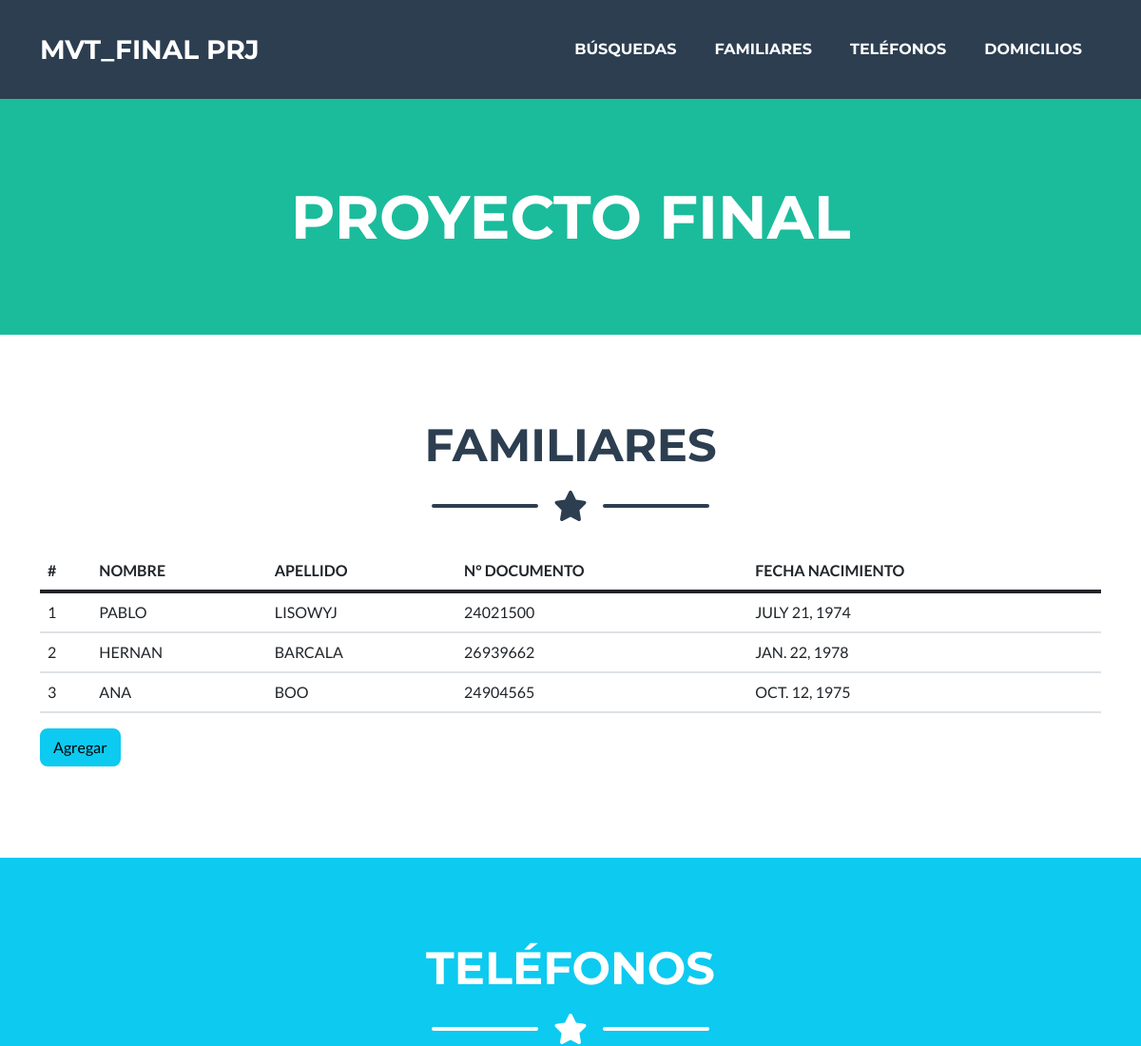
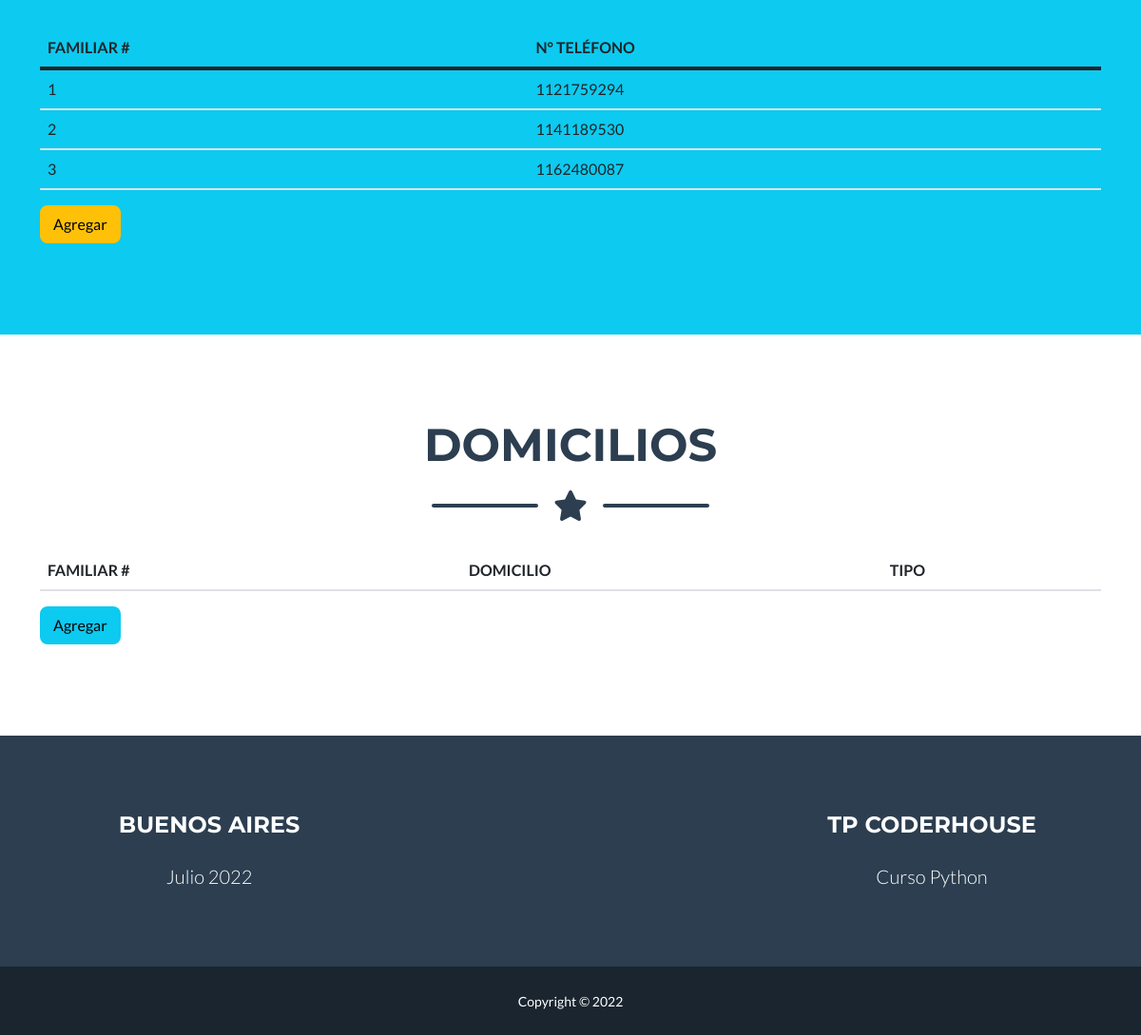
Before: / with the older database file (2 pictures, top to bottom).
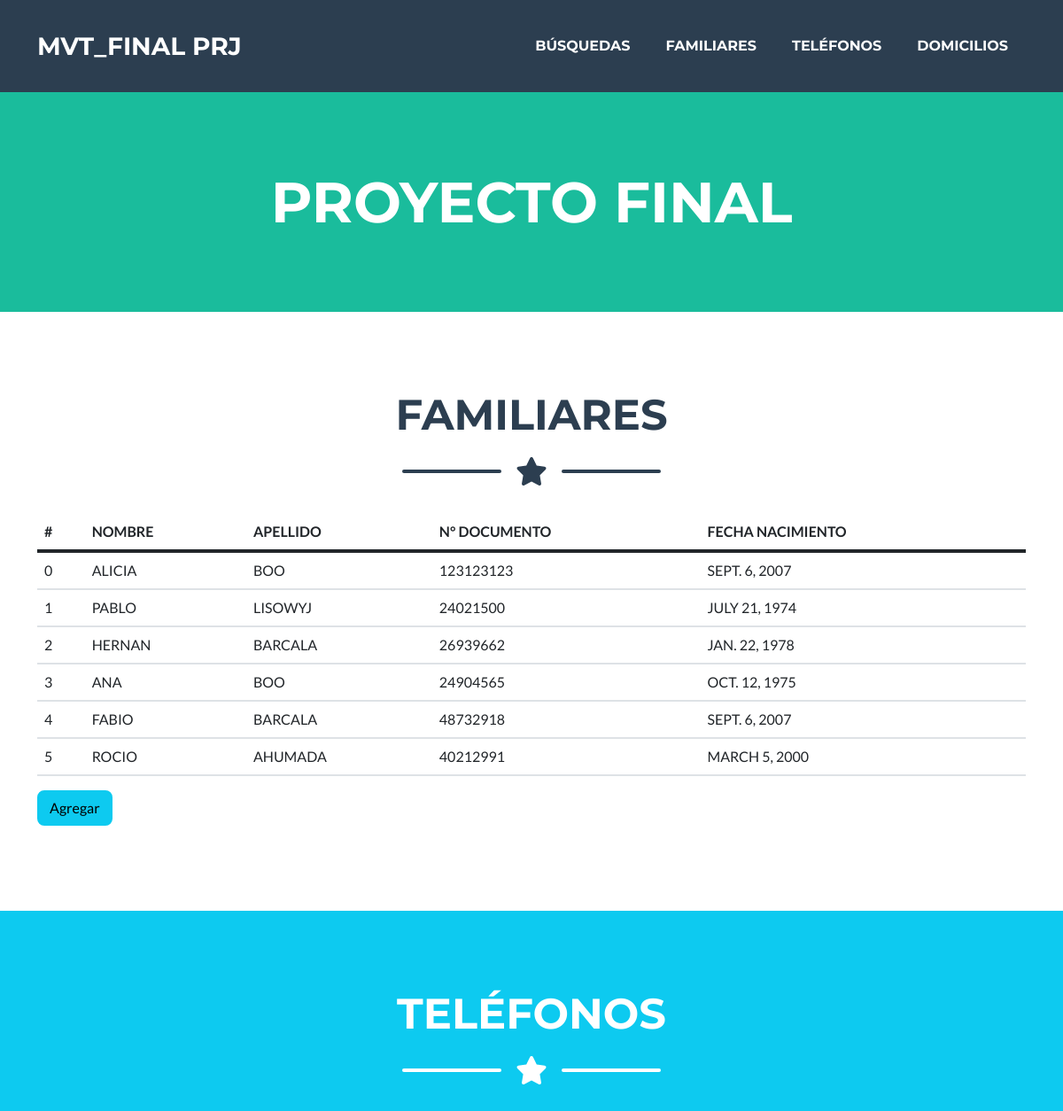
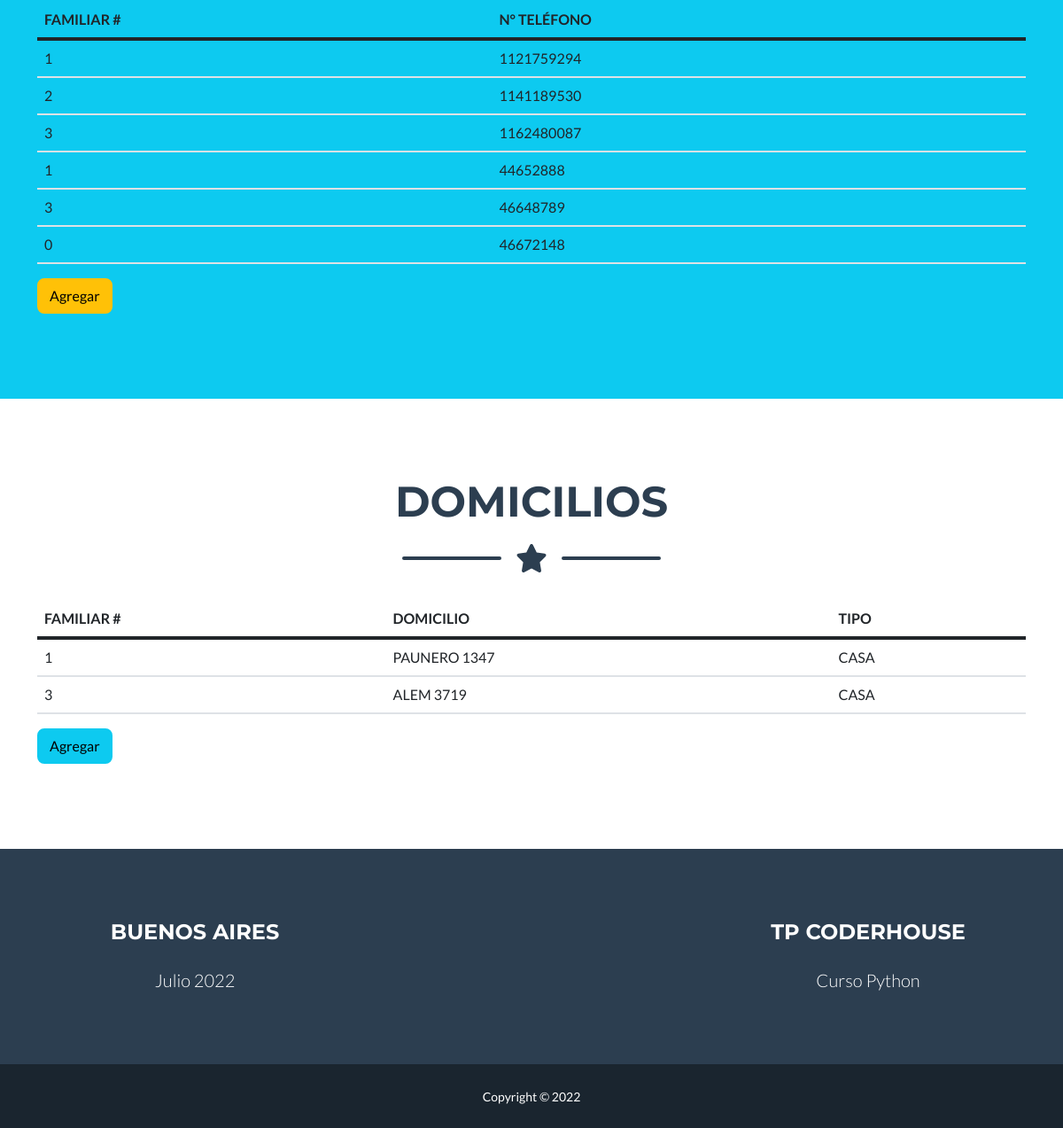
After: the same page with the newer database file (2 pictures, top to bottom).
### familymembers/models.py (models this page shows)
class People(models.Model):
    id = models.IntegerField(primary_key=True)
    lastname = models.CharField(max_length=50)
    firstname = models.CharField(max_length=50)
    identity = models.CharField(max_length=15)
    datebirth = models.DateField()

class People_phones(models.Model):
    id = models.IntegerField(primary_key=True)
    id_people = models.IntegerField()
    phonenumber = models.CharField(max_length=15)

class People_address(models.Model):
    id = models.IntegerField(primary_key=True)
    id_people = models.IntegerField()
    address = models.CharField(max_length=100)
    type = models.CharField(max_length=25)

### familymembers/views.py (the view)
# urls.py: path('', views.findex, name='findex'),
def findex(request):
  myfamily = People.objects.all().values()
  familyphones = People_phones.objects.all().values()
  familyaddress = People_address.objects.all().values()
  show = "true"
  template = loader.get_template('index.html')
  context = {
      'myfamily': myfamily,
      'familyphones':familyphones,
      'familyaddress': familyaddress,
      'show':show
  }
  return HttpResponse(template.render(context, request))

### familymembers/templates/index.html
{% extends "base.html" %}
{% block cuerpo %}
    <header class="masthead bg-primary text-white text-center">
        <div class="container d-flex align-items-center flex-column">
            <h1 class="masthead-heading text-uppercase mb-0">PROYECTO FINAL</h1>
        </div>
    </header>
    <section class="page-section portfolio" id="familiares">
        <div class="container">
            <h2 class="page-section-heading text-center text-uppercase text-secondary mb-0">Familiares</h2>
            <div class="divider-custom">
                <div class="divider-custom-line"></div>
                <div class="divider-custom-icon"><i class="fas fa-star"></i></div>
                <div class="divider-custom-line"></div>
            </div>
            <table class="table text-uppercase">
                <thead>
                    <tr>
                        <th scope="col">#</th>
                        <th scope="col">Nombre</th>
                        <th scope="col">Apellido</th>
                        <th scope="col">N° Documento</th>
                        <th scope="col">Fecha Nacimiento</th>
                    </tr>
                </thead>
                <tbody>
                    {% for x in myfamily %}
                    <tr>
                        <td scope="row">{{ x.id }}</td>
                        <td>{{ x.firstname }}</td>
                        <td>{{ x.lastname }}</td>
                        <td>{{ x.identity }}</td>
                        <td>{{ x.datebirth }}</td>
                    </tr>
                    {% endfor %}
                </tbody>
            </table>
            <a class="btn btn-info" href="{% url 'faddmember' %}" role="button">Agregar</a>
        </div>
    </section>
    <section class="page-section bg-info text-white mb-0" id="telefonos">
        <div class="container">
            <h2 class="page-section-heading text-center text-uppercase text-white">Teléfonos</h2>
            <div class="divider-custom divider-light">
                <div class="divider-custom-line"></div>
                <div class="divider-custom-icon"><i class="fas fa-star"></i></div>
                <div class="divider-custom-line"></div>
            </div>
            <table class="table text-uppercase">
                <thead>
                    <tr>
                        <th scope="col">Familiar #</th>
                        <th scope="col">N° Teléfono</th>
                    </tr>
                </thead>
                <tbody>
                    {% for x in familyphones %}
                    <tr>
                        <td scope="row">{{ x.id_people }}</td>
                        <td>{{ x.phonenumber }}</td>
                    </tr>
                    {% endfor %}
                </tbody>
            </table>
            <a class="btn btn-warning" href="{% url 'faddPhones' %}" role="button">Agregar</a>
        </div>
    </section>
    <section class="page-section text-white mb-0" id="domicilios">
        <div class="container">
            <h2 class="page-section-heading text-center text-uppercase text-secondary mb-0">Domicilios</h2>
            <div class="divider-custom">
                <div class="divider-custom-line"></div>
                <div class="divider-custom-icon"><i class="fas fa-star"></i></div>
                <div class="divider-custom-line"></div>
            </div>
            <table class="table text-uppercase">
                <thead>
                    <tr>
                        <th scope="col">Familiar #</th>
                        <th scope="col">Domicilio</th>
                        <th scope="col">Tipo</th>
                    </tr>
                </thead>
                <tbody>
                    {% for x in familyaddress %}
                    <tr>
                        <td scope="row">{{ x.id_people }}</td>
                        <td>{{ x.address }}</td>
                        <td>{{ x.type }}</td>
                    </tr>
                    {% endfor %}
                </tbody>
            </table>
            <a class="btn btn-info" href="{% url 'faddAddress' %}" role="button">Agregar</a>
        </div>
    </section>
{% endblock %}

### familymembers/templates/base.html (shortened to what this page needs)
<!DOCTYPE html>
<html lang="en">
<head>
    {% load static %}
    <link href="{% static 'familymembers/css/styles.css'%}" rel="stylesheet" />
</head>
<body id="page-top">
    <nav class="navbar navbar-expand-lg bg-secondary text-uppercase fixed-top" id="mainNav">
        <div class="container">
            <a class="navbar-brand" href="{% url 'findex' %}">MVT_Final Prj</a>
            {% if show != "false" %}
                <div class="collapse navbar-collapse" id="navbarResponsive">
                    <ul class="navbar-nav ms-auto">
                        <li class="nav-item mx-0 mx-lg-1"><a class="nav-link py-3 px-0 px-lg-3 rounded" href="{% url 'fFinder' %}">Búsquedas</a></li>
                        <li class="nav-item mx-0 mx-lg-1"><a class="nav-link py-3 px-0 px-lg-3 rounded"
                                href="#familiares">Familiares</a></li>
                        <li class="nav-item mx-0 mx-lg-1"><a class="nav-link py-3 px-0 px-lg-3 rounded" href="#telefonos">Teléfonos</a>
                        </li>
                        <li class="nav-item mx-0 mx-lg-1"><a class="nav-link py-3 px-0 px-lg-3 rounded" href="#domicilios">Domicilios</a>
                        </li>
                    </ul>
                </div>
            {% endif %}
        </div>
    </nav>
    {% block cuerpo %}
    {% endblock %}
    <footer class="footer text-center">
        <div class="container">
            <div class="row">
                <div class="col-lg-4 mb-5 mb-lg-0">
                    <h4 class="text-uppercase mb-4">Buenos Aires</h4>
                    <p class="lead mb-0">
                        Julio 2022
                    </p>
                </div>
                <div class="col-lg-4 mb-5 mb-lg-0">
                </div>
                <div class="col-lg-4">
                    <h4 class="text-uppercase mb-4">TP CoderHouse</h4>
                    <p class="lead mb-0">
                        Curso Python
                    </p>
                </div>
            </div>
        </div>
    </footer>
    <div class="copyright py-4 text-center text-white">
        <div class="container"><small>Copyright &copy; 2022</small></div>
    </div>
</body>
</html>

Changed rows visible on the page:
added People: id "0", firstname "ALICIA", lastname "BOO", identity "123123123", datebirth "SEPT. 6, 2007"
added People: id "4", firstname "FABIO", lastname "BARCALA", identity "48732918", datebirth "SEPT. 6, 2007"
added People: id "5", firstname "ROCIO", lastname "AHUMADA", identity "40212991", datebirth "MARCH 5, 2000"
added People_phones: id_people "1", phonenumber "44652888"
added People_phones: id_people "3", phonenumber "46648789"
added People_phones: id_people "0", phonenumber "46672148"
added People_address: id_people "1", address "PAUNERO 1347", type "CASA"
added People_address: id_people "3", address "ALEM 3719", type "CASA"
